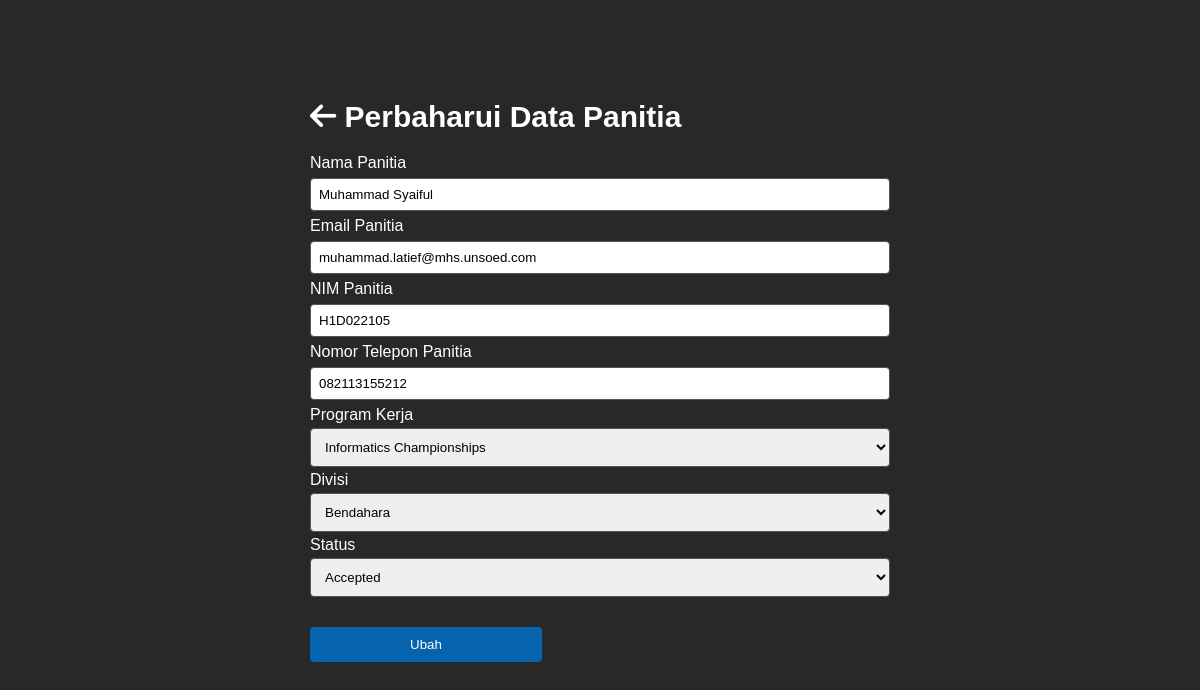
Page /update.php?update-committe=17 (signed in) on the committed database.
### tables this page shows
CREATE TABLE `tbl_peserta` (
  `id` int(11) NOT NULL,
  `nama` varchar(50) NOT NULL,
  `nim` varchar(50) NOT NULL,
  `email` varchar(100) NOT NULL,
  `no_telp` varchar(20) NOT NULL,
  `status` enum('Pending','Rejected','Accepted') NOT NULL,
  `username` varchar(255) NOT NULL,
  `id_proker` int(11) NOT NULL,
  `id_divisi` int(11) NOT NULL
);

CREATE TABLE `tbl_proker` (
  `id_proker` int(11) NOT NULL,
  `nama_proker` varchar(50) NOT NULL
);

CREATE TABLE `tbl_divisi` (
  `id_divisi` int(11) NOT NULL,
  `nama_divisi` varchar(50) NOT NULL
);

### update.php (the view, shortened to what this page needs)
<?php
include('connection.php');
?>
<!DOCTYPE html>
<html>
<head>
    <link rel="stylesheet" type="text/css" href="assets/css/style.css" />
</head>
<body>
    <div class="dashboard-section">
        <div class="dashboard-content" id="update-article">
            <?php if (isset($_GET['update-article'])) { ?>
            <h2><a href="dashboard.php"><i class="fa-solid fa-arrow-left"></i></a> Perbaharui Artikel</h2>
            <?php } else if (isset($_GET['update-committe'])) { ?>
            <h2><a href="dashboard.php"><i class="fa-solid fa-arrow-left"></i></a> Perbaharui Data Panitia</h2>
            <?php } else if (isset($_GET['update-user'])) { ?>
            <h2><a href="dashboard.php"><i class="fa-solid fa-arrow-left"></i></a> Perbaharui Data Pengguna</h2>
            <?php } else if (isset($_GET['update-program'])) { ?>
            <h2><a href="dashboard.php"><i class="fa-solid fa-arrow-left"></i></a> Perbaharui Data Program Kerja</h2>
            <?php } else if (isset($_GET['update-division'])) { ?>
            <h2><a href="dashboard.php"><i class="fa-solid fa-arrow-left"></i></a> Perbaharui Data Divisi</h2>
            <?php } ?>
            <div class="dashboard-input">
                <?php
                if (isset($_GET['update-article'])) {
                    $id = $_GET['update-article'];
                    $sql = "SELECT * FROM tbl_konten WHERE id_konten = '$id'";
                    $query = mysqli_query($conn, $sql);
                    while ($data = mysqli_fetch_array($query)) {
                ?>
                <form name="update-article" action="process.php" method="POST" enctype="multipart/form-data">
                    <input type="hidden" name="article-id" value="<?php echo $data['id_konten']; ?>">
                    <label>Judul Artikel</label>
                    <input type="text" name="article-title" placeholder="Harap masukan judul konten .."
                        value="<?php echo $data['judul_konten']; ?>" required>
                    <label>Konten Artikel</label>
                    <textarea name="article-content" required><?php echo $data['judul_konten']; ?></textarea>
                    <label>Gambar Artikel</label>
                    <img src="assets/images/articles/<?php echo $data['gambar']; ?>" class="article-image">
                    <input type="file" name="article-image" accept="image/png, image/jpg, image/jpeg">
                    <input type="submit" value="Ubah" name="update-article">
                </form>
                <?php }
                } else if (isset($_GET['update-committe'])) {
                    $id = $_GET['update-committe'];
                    $sql = "SELECT * FROM tbl_peserta JOIN tbl_proker ON tbl_peserta.id_proker = tbl_proker.id_proker JOIN tbl_divisi ON tbl_peserta.id_divisi = tbl_divisi.id_divisi WHERE id = '$id'";
                    $query = mysqli_query($conn, $sql);
                    $data = mysqli_fetch_array($query);
                    ?>
                <form name="update-committe" action="process.php" method="POST" enctype="multipart/form-data">
                    <label>Nama Panitia</label>
                    <input type="text" name="committe-name" placeholder="Nama" value="<?php echo $data['nama']; ?>"
                        required>
                    <label>Email Panitia</label>
                    <input type="email" name="committe-email" placeholder="Email" value="<?php echo $data['email']; ?>"
                        required>
                    <label>NIM Panitia</label>
                    <input type="text" name="committe-nim" placeholder="NIM" value="<?php echo $data['nim']; ?>"
                        style="text-transform:uppercase" required>
                    <label>Nomor Telepon Panitia</label>
                    <input type="text" name="committe-number" placeholder="Nomor Telepon"
                        value="<?php echo $data['no_telp']; ?>" required>
                    <label>Program Kerja</label>
                    <select name="committe-program">
                        <option value="<?php echo $data['id_proker']; ?>"><?php echo $data['nama_proker']; ?></option>
                    </select>
                    <label>Divisi</label>
                    <select name="committe-division">
                        <option value="<?php echo $data['id_divisi']; ?>"><?php echo $data['nama_divisi']; ?></option>
                    </select>
                    <label>Status</label>
                    <select name="committe-status">
                        <option value="<?php echo $data['status']; ?>"><?php echo $data['status']; ?></option>
                    </select>
                    <input type="submit" value="Ubah" name="update-committe">
                </form>
                <?php
                } else if (isset($_GET['update-user'])) {
                    $id = $_GET['update-user'];
                    $sql = "SELECT * FROM tbl_user WHERE id = '$id'";
                    $query = mysqli_query($conn, $sql);
                    $data = mysqli_fetch_array($query);
                ?>
                <form name="update-user" action="process.php" method="POST" enctype="multipart/form-data">
                    <input type="hidden" name="user-id" value="<?php echo $data['id']; ?>">
                    <input type="hidden" name="old-username" value="<?php echo $data['username']; ?>">
                    <label>Nama Pengguna</label>
                    <input type="text" name="user-name" placeholder="Nama" value="<?php echo $data['nama']; ?>"
                        required>
                    <label>Email Pengguna</label>
                    <input type="email" name="user-email" placeholder="Email" value="<?php echo $data['email']; ?>"
                        required>
                    <label>Username Pengguna</label>
                    <input type="text" name="user-username" placeholder="Nama" value="<?php echo $data['username']; ?>"
                        required>
                    <label>Hak Akses</label>
                    <select name="user-access">
                        <option value="<?php echo $data['level']; ?>"><?php echo $data['level']; ?></option>
                        <option value="Member">Member</option>
                        <option value="Staff">Staff</option>
                        <option value="Administrator">Administrator</option>
                    </select>
                    <input type="submit" value="Ubah" name="update-user">
                </form>
                <?php
                } else if (isset($_GET['update-program'])) {
                    $id = $_GET['update-program'];
                    $sql = "SELECT * FROM tbl_proker WHERE id_proker = '$id'";
                    $query = mysqli_query($conn, $sql);
                    $data = mysqli_fetch_array($query);
                ?>
                <form name="update-user" action="process.php" method="POST" enctype="multipart/form-data">
                    <input type="hidden" name="program-id" value="<?php echo $data['id_proker']; ?>">
                    <label>Nama Proker</label>
                    <input type="text" name="program-name" placeholder="Nama"
                        value="<?php echo $data['nama_proker']; ?>" required>
                    <input type="submit" value="Ubah" name="update-program">
                </form>
                <?php
                } else if (isset($_GET['update-division'])) {
                    $id = $_GET['update-division'];
                    $sql = "SELECT * FROM tbl_divisi WHERE id_divisi = '$id'";
                    $query = mysqli_query($conn, $sql);
                    $data = mysqli_fetch_array($query);
                ?>
                <form name="update-user" action="process.php" method="POST" enctype="multipart/form-data">
                    <input type="hidden" name="division-id" value="<?php echo $data['id_divisi']; ?>">
                    <label>Nama Divisi</label>
                    <input type="text" name="division-name" placeholder="Nama"
                        value="<?php echo $data['nama_divisi']; ?>" required>
                    <input type="submit" value="Ubah" name="update-division">
                </form>
                <?php }
                ?>
            </div>
        </div>
    </div>
</body>
</html>

### assets/css/style.css (style rules this page uses)
* { margin: 0; scroll-behavior: smooth; box-sizing: border-box; }
body { background-color: #f2eaf5; font-family: 'Poppins', sans-serif; }
.dashboard-section { display: inline-block; width: 82%; min-height: 100vh; height: 100%; padding: 100px 50px; background-color: rgb(40, 40, 40); }
.dashboard-section .dashboard-content { vertical-align: top; padding: 0px 40px; }
.dashboard-section .dashboard-content h2 { color: white; font-weight: 600; font-size: 30px; }
.dashboard-section .dashboard-content h2 a { text-decoration: none; color: white; -webkit-transition: 0.2s; transition: 0.2s; }
.dashboard-section .dashboard-content form input[type="submit"] { width: 8%; padding: 6px; border-radius: 4px; text-decoration: none; background-color: rgb(5, 100, 173); color: white; border: none; cursor: pointer; -webkit-transition: 0.2s; transition: 0.2s; }
.dashboard-section .dashboard-content .dashboard-input { margin-top: 20px; }
.dashboard-section .dashboard-content .dashboard-input label { color: white; font-weight: 400; display: block; }
.dashboard-section .dashboard-content .dashboard-input input { width: 100%; border-radius: 4px; border: 1px solid #555555; display: block; }
.dashboard-section .dashboard-content .dashboard-input select { width: 100%; padding: 10px; border-radius: 4px; border: 1px solid #555555; display: block; }
.dashboard-section .dashboard-content .dashboard-input input[type="submit"] { width: 40%; padding: 10px; margin-top: 30px; border-radius: 4px; text-decoration: none; background-color: rgb(5, 100, 173); color: white; border: none; cursor: pointer; -webkit-transition: 0.2s; transition: 0.2s; }
input { width: 100%; border: none; border-radius: 10px; margin: 6px 0px; padding: 8px; box-sizing: border-box; -webkit-box-sizing: border-box; }

### update.php (style rules this page uses)
body { background-color: rgb(31, 31, 31); }
select { margin: 4px 0px; }
.dashboard-section { width: 100%; }
.dashboard-content { width: 60%; margin: auto; }

### rows in the picture
tbl_peserta: committe-name "Muhammad Syaiful", committe-email "muhammad.latief@mhs.unsoed.com", committe-nim "H1D022105", committe-number "082113155212", committe-program "Informatics Championships", committe-division "Bendahara", committe-status "Accepted"
